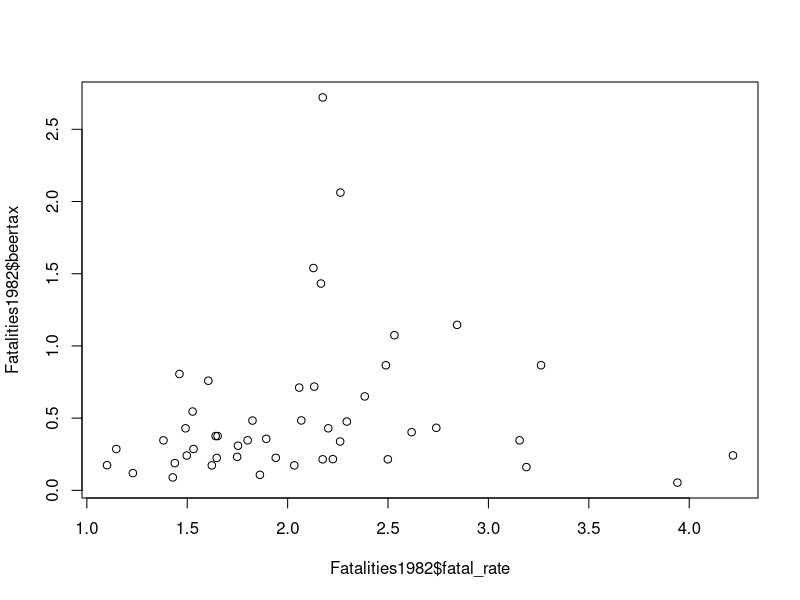
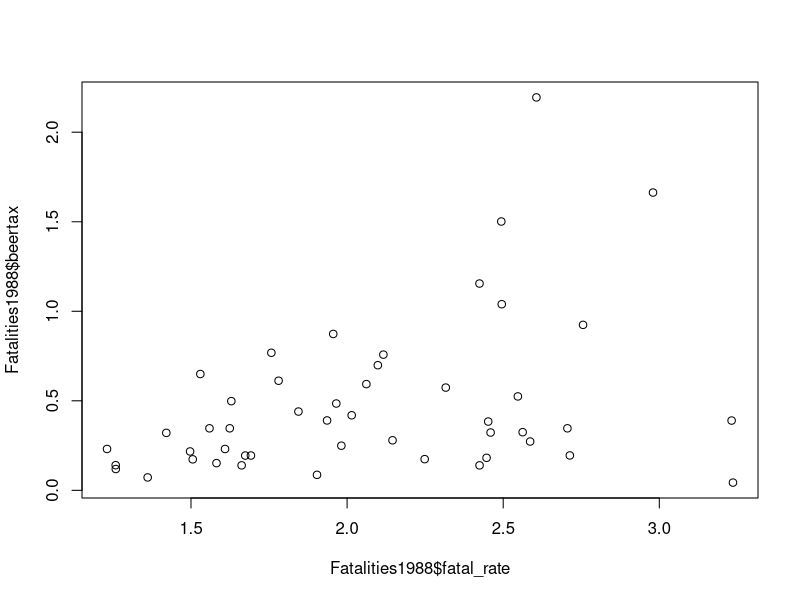
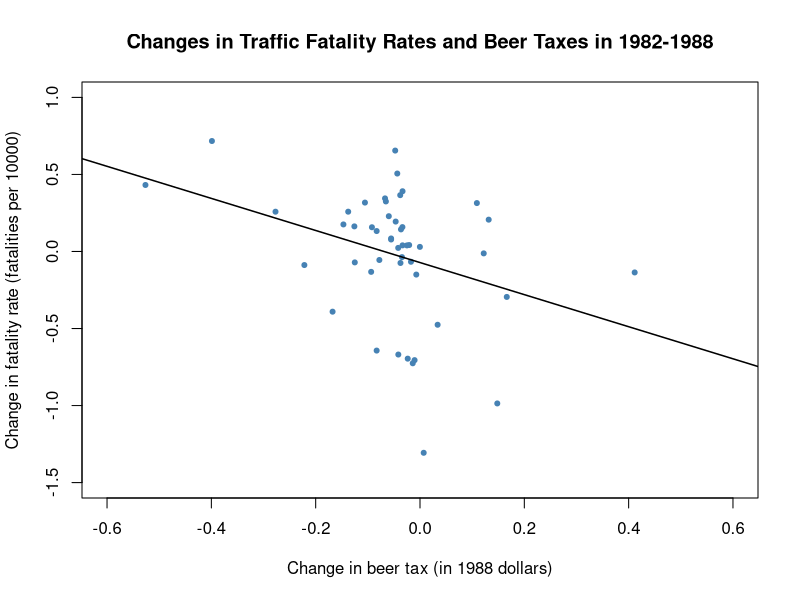

These figures' R source, in order:
#Copied from ITER BY Christoph Hanck, Martin Arnold, Alexander Gerber, and Martin Schmelzer
library(AER)
data(Fatalities)
# define the fatality rate
Fatalities$fatal_rate <- Fatalities$fatal / Fatalities$pop * 10000
# subset the data
Fatalities1982 <- subset(Fatalities, year == "1982")
Fatalities1988 <- subset(Fatalities, year == "1988")
plot(Fatalities1982$fatal_rate, Fatalities1982$beertax)
plot(Fatalities1988$fatal_rate, Fatalities1988$beertax)
# estimate simple regression models using 1982 and 1988 data
fatal1982_mod <- lm(fatal_rate ~ beertax, data = Fatalities1982)
fatal1988_mod <- lm(fatal_rate ~ beertax, data = Fatalities1988)
coeftest(fatal1982_mod, vcov. = vcovHC, type = "HC1")

# compute the differences
diff_fatal_rate <- Fatalities1988$fatal_rate - Fatalities1982$fatal_rate
diff_beertax <- Fatalities1988$beertax - Fatalities1982$beertax
# estimate a regression using differenced data
fatal_diff_mod <- lm(diff_fatal_rate ~ diff_beertax)
coeftest(fatal_diff_mod, vcov = vcovHC, type = "HC1")

# plot the differenced data
plot(x = diff_beertax,
     y = diff_fatal_rate,
     xlab = "Change in beer tax (in 1988 dollars)",
     ylab = "Change in fatality rate (fatalities per 10000)",
     main = "Changes in Traffic Fatality Rates and Beer Taxes in 1982-1988",
     xlim = c(-0.6, 0.6),
     ylim = c(-1.5, 1),
     pch = 20,
     col = "steelblue")
# add the regression line to plot
abline(fatal_diff_mod, lwd = 1.5)
